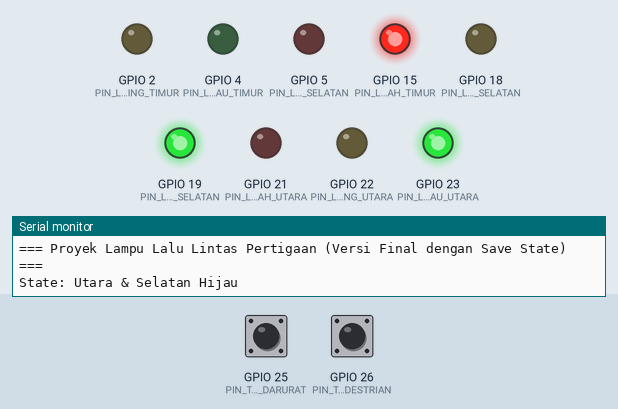
A sketch run on a simulated ESP32. Parts: output pins drawn as LEDs (lit = HIGH), the last lines printed to the serial monitor. Dashed ring = blinking. Inputs (shaded band) come from the test bench; at power-on: GPIO 25 (PIN_TOMBOL_DARURAT) HIGH, GPIO 26 (PIN_TOMBOL_PEDESTRIAN) HIGH.

Above: at 1.2 s.
1.3 s: GPIO 25 (PIN_TOMBOL_DARURAT) pulled LOW for 0.15 s
At 1.6 s:
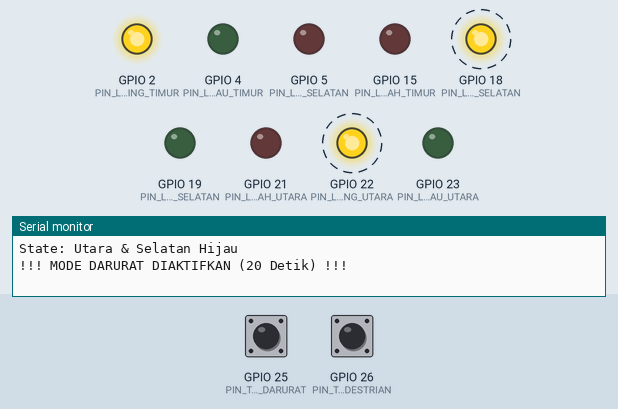
At 21.6 s:
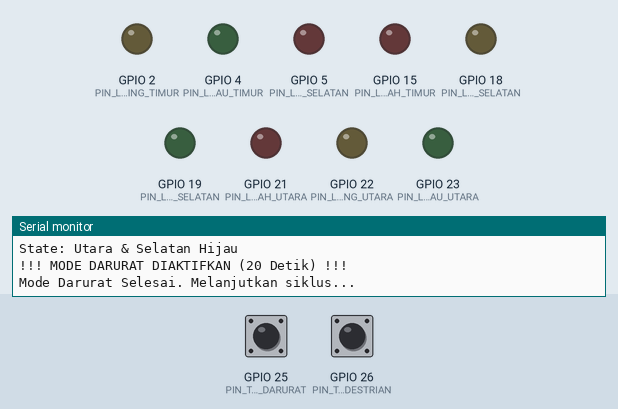
Timing chart, 0 to 44.8 s (numbered marks = the images above; inputs shaded):
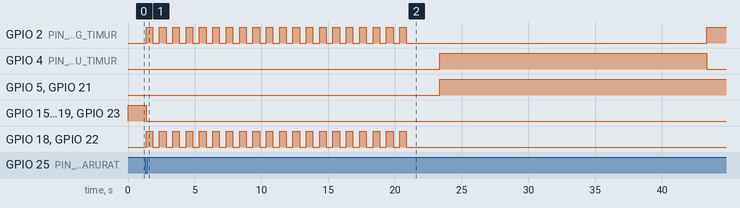

Measured:
- after the input at 1.3 s, GPIO 2 (PIN_LED_KUNING_TIMUR): goes 19 × (HIGH 0.50 s, LOW 0.50 s), HIGH 0.50 s, LOW 22.5 s, then HIGH, starting after 0.05 s; GPIO 4 (PIN_LED_HIJAU_TIMUR): LOW → HIGH after 22.1 s instead of 23.7 s
- by itself, GPIO 18 (PIN_LED_KUNING_SELATAN), GPIO 22 (PIN_LED_KUNING_UTARA): alternates HIGH for 0.50 s and LOW for 0.50 s, 40 changes in all, then stays LOW

The sketch:

pertigaan_t.ino
```cpp
/*
 * Proyek Lampu Lalu Lintas - Pertigaan (3-way T-Junction)
 * ESP32 Basic Version (Non-IoT) - VERSI FINAL DENGAN SAVE STATE
 * * Sistem traffic light pertigaan yang lengkap dengan fitur:
 * - 3 arah (Utara, Selatan, Timur)
 * - Menyimpan state terakhir sebelum mode darurat/pejalan kaki dan melanjutkannya
 * - Timing yang realistis untuk traffic flow
 * - Mode darurat berwaktu (20 detik) yang diaktifkan dengan tombol (Prioritas Tertinggi)
 * - Mode pejalan kaki berwaktu (15 detik) yang diaktifkan dengan tombol
 * * Komponen:
 * - ESP32 Dev Kit
 * - 9x LED (3x Merah, 3x Kuning, 3x Hijau)
 * - 9x Resistor 220Ω
 * - 2x Push Button
 * - Breadboard & Kabel Jumper
 * * Koneksi untuk Pertigaan (3 Set Lampu):
 * Set 1: Arah Utara
 * - Pin D23 -> LED Hijau Utara
 * - Pin D22 -> LED Kuning Utara
 * - Pin D21 -> LED Merah Utara
 * * Set 2: Arah Selatan
 * - Pin D19 -> LED Hijau Selatan
 * - Pin D18 -> LED Kuning Selatan
 * - Pin D5  -> LED Merah Selatan
 * * Set 3: Arah Timur
 * - Pin D4  -> LED Hijau Timur
 * - Pin D2  -> LED Kuning Timur
 * - Pin D15 -> LED Merah Timur
 * * Koneksi Tombol:
 * - Pin D25 -> Tombol Darurat -> GND
 * - Pin D26 -> Tombol Pejalan Kaki -> GND
 */

// Pin LED - 3 Set Lampu Lalu Lintas Pertigaan
// Set 1: Arah Utara
const int PIN_LED_HIJAU_UTARA = 23;
const int PIN_LED_KUNING_UTARA = 22;
const int PIN_LED_MERAH_UTARA = 21;

// Set 2: Arah Selatan
const int PIN_LED_HIJAU_SELATAN = 19;
const int PIN_LED_KUNING_SELATAN = 18;
const int PIN_LED_MERAH_SELATAN = 5;

// Set 3: Arah Timur
const int PIN_LED_HIJAU_TIMUR = 4;
const int PIN_LED_KUNING_TIMUR = 2;
const int PIN_LED_MERAH_TIMUR = 15;

// Pin untuk tombol
const int PIN_TOMBOL_DARURAT = 25;
const int PIN_TOMBOL_PEDESTRIAN = 26;

// State machine yang disederhanakan untuk pertigaan
enum TrafficState {
  // Siklus Utama
  STATE_NS_GREEN,
  STATE_NS_YELLOW,
  STATE_ALL_RED_1,  // Transisi dari Utara-Selatan ke Timur
  STATE_E_GREEN,
  STATE_E_YELLOW,
  STATE_ALL_RED_2,  // Transisi dari Timur kembali ke Utara-Selatan

  // Mode Khusus
  STATE_EMERGENCY,
  STATE_PEDESTRIAN
};

TrafficState currentState = STATE_ALL_RED_2; // Mulai dari state aman untuk memulai siklus dari awal
TrafficState lastNormalState = STATE_ALL_RED_2; // Variabel untuk menyimpan state sebelum interupsi
unsigned long lastStateChange = 0;

// Durasi setiap state (dalam milidetik)
const unsigned long DURASI_HIJAU_UTAMA = 20000;      // 20 detik untuk lurus
const unsigned long DURASI_KUNING = 3000;            // 3 detik
const unsigned long DURASI_TRANSISI_MERAH = 2000;    // 2 detik
const unsigned long DURASI_EMERGENCY = 20000;        // 20 detik untuk mode darurat
const unsigned long DURASI_PEDESTRIAN = 15000;       // 15 detik untuk mode pejalan kaki

// Mode flags
bool emergencyMode = false;
bool pedestrianMode = false;

// Variabel untuk mode darurat (blinking)
unsigned long lastBlinkTime = 0;
bool emergencyBlinkState = true;
const unsigned long BLINK_INTERVAL = 500; // interval kedip 500ms

// Variabel untuk debouncing tombol
unsigned long lastEmergencyDebounceTime = 0;
unsigned long lastPedestrianDebounceTime = 0;
unsigned long debounceDelay = 50; // 50ms debounce delay

int lastEmergencyButtonReading = HIGH;
int emergencyButtonState = HIGH;
int lastPedestrianButtonReading = HIGH;
int pedestrianButtonState = HIGH;


void setup() {
  Serial.begin(115200);
  Serial.println("=== Proyek Lampu Lalu Lintas Pertigaan (Versi Final dengan Save State) ===");

  // Setup pin LED sebagai output
  pinMode(PIN_LED_HIJAU_UTARA, OUTPUT);
  pinMode(PIN_LED_KUNING_UTARA, OUTPUT);
  pinMode(PIN_LED_MERAH_UTARA, OUTPUT);

  pinMode(PIN_LED_HIJAU_SELATAN, OUTPUT);
  pinMode(PIN_LED_KUNING_SELATAN, OUTPUT);
  pinMode(PIN_LED_MERAH_SELATAN, OUTPUT);

  pinMode(PIN_LED_HIJAU_TIMUR, OUTPUT);
  pinMode(PIN_LED_KUNING_TIMUR, OUTPUT);
  pinMode(PIN_LED_MERAH_TIMUR, OUTPUT);

  // Setup pin tombol sebagai input dengan pull-up internal
  pinMode(PIN_TOMBOL_DARURAT, INPUT_PULLUP);
  pinMode(PIN_TOMBOL_PEDESTRIAN, INPUT_PULLUP);

  // Matikan semua LED di awal dan mulai state pertama
  changeToNextState();
  lastStateChange = millis();
}

void loop() {
  unsigned long currentTime = millis();

  // 1. Cek input tombol
  checkEmergencyButton();
  checkPedestrianButton();

  // 2. Jalankan logika state machine
  // Logika khusus untuk blinking saat dalam mode darurat
  if (currentState == STATE_EMERGENCY) {
    if (currentTime - lastBlinkTime >= BLINK_INTERVAL) {
      emergencyBlinkState = !emergencyBlinkState;
      if (emergencyBlinkState) {
        turnOffAllLights();
        digitalWrite(PIN_LED_KUNING_UTARA, HIGH);
        digitalWrite(PIN_LED_KUNING_SELATAN, HIGH);
        digitalWrite(PIN_LED_KUNING_TIMUR, HIGH);
      } else {
        turnOffAllLights();
      }
      lastBlinkTime = currentTime;
    }
  }

  // Logika state machine non-blocking untuk semua siklus
  if (currentTime - lastStateChange >= getStateDuration()) {
    changeToNextState();
    lastStateChange = currentTime;
  }
}

void checkEmergencyButton() {
  // Mode darurat memiliki prioritas tertinggi dan dapat menginterupsi mode lain.
  int reading = digitalRead(PIN_TOMBOL_DARURAT);

  if (reading != lastEmergencyButtonReading) {
    lastEmergencyDebounceTime = millis();
  }

  if ((millis() - lastEmergencyDebounceTime) > debounceDelay) {
    if (reading != emergencyButtonState) {
      emergencyButtonState = reading;
      if (emergencyButtonState == LOW && !emergencyMode) {
        activateEmergencyMode();
      }
    }
  }
  lastEmergencyButtonReading = reading;
}

void checkPedestrianButton() {
  if (emergencyMode) return;

  int reading = digitalRead(PIN_TOMBOL_PEDESTRIAN);

  if (reading != lastPedestrianButtonReading) {
    lastPedestrianDebounceTime = millis();
  }

  if ((millis() - lastPedestrianDebounceTime) > debounceDelay) {
    if (reading != pedestrianButtonState) {
      pedestrianButtonState = reading;
      if (pedestrianButtonState == LOW && !pedestrianMode) {
        activatePedestrianMode();
      }
    }
  }
  lastPedestrianButtonReading = reading;
}


unsigned long getStateDuration() {
  switch (currentState) {
    case STATE_NS_GREEN:  return DURASI_HIJAU_UTAMA;
    case STATE_E_GREEN:   return DURASI_HIJAU_UTAMA;

    case STATE_NS_YELLOW: return DURASI_KUNING;
    case STATE_E_YELLOW:  return DURASI_KUNING;

    case STATE_ALL_RED_1: return DURASI_TRANSISI_MERAH;
    case STATE_ALL_RED_2: return DURASI_TRANSISI_MERAH;

    case STATE_EMERGENCY:  return DURASI_EMERGENCY;
    case STATE_PEDESTRIAN: return DURASI_PEDESTRIAN;

    default: return 2000; // Durasi default jika terjadi error
  }
}

TrafficState determineNextStateAfterInterruption() {
    // Fungsi ini menentukan state selanjutnya setelah interupsi,
    // memastikan siklus berlanjut dengan benar.
    switch (lastNormalState) {
        case STATE_NS_GREEN:
        case STATE_NS_YELLOW:
            return STATE_ALL_RED_1; // Lanjut ke fase Timur

        case STATE_E_GREEN:
        case STATE_E_YELLOW:
            return STATE_ALL_RED_2; // Lanjut kembali ke fase Utara-Selatan

        // Jika interupsi terjadi saat semua lampu merah, lanjutkan ke state berikutnya yang sesuai
        case STATE_ALL_RED_1: return STATE_E_GREEN;
        case STATE_ALL_RED_2: return STATE_NS_GREEN;

        default:
            return STATE_ALL_RED_2; // Default aman
    }
}


void changeToNextState() {
  turnOffAllLights();

  TrafficState nextState;

  switch (currentState) {
    case STATE_EMERGENCY:
      emergencyMode = false; // Nonaktifkan flag darurat
      nextState = determineNextStateAfterInterruption();
      Serial.println("Mode Darurat Selesai. Melanjutkan siklus...");
      break;

    case STATE_PEDESTRIAN:
      pedestrianMode = false; // Nonaktifkan flag pejalan kaki
      nextState = determineNextStateAfterInterruption();
      Serial.println("Mode Pejalan Kaki Selesai. Melanjutkan siklus...");
      break;

    case STATE_ALL_RED_2: // Kondisi awal atau akhir dari siklus
      nextState = STATE_NS_GREEN;
      Serial.println("State: Utara & Selatan Hijau");
      digitalWrite(PIN_LED_HIJAU_UTARA, HIGH);
      digitalWrite(PIN_LED_HIJAU_SELATAN, HIGH);
      digitalWrite(PIN_LED_MERAH_TIMUR, HIGH);
      break;

    case STATE_NS_GREEN:
      nextState = STATE_NS_YELLOW;
      Serial.println("State: Utara & Selatan Kuning");
      digitalWrite(PIN_LED_KUNING_UTARA, HIGH);
      digitalWrite(PIN_LED_KUNING_SELATAN, HIGH);
      digitalWrite(PIN_LED_MERAH_TIMUR, HIGH);
      break;

    case STATE_NS_YELLOW:
      nextState = STATE_ALL_RED_1;
      Serial.println("State: Semua Merah (Transisi)");
      setAllRed();
      break;

    case STATE_ALL_RED_1:
      nextState = STATE_E_GREEN;
      Serial.println("State: Timur Hijau");
      digitalWrite(PIN_LED_MERAH_UTARA, HIGH);
      digitalWrite(PIN_LED_MERAH_SELATAN, HIGH);
      digitalWrite(PIN_LED_HIJAU_TIMUR, HIGH);
      break;

    case STATE_E_GREEN:
      nextState = STATE_E_YELLOW;
      Serial.println("State: Timur Kuning");
      digitalWrite(PIN_LED_MERAH_UTARA, HIGH);
      digitalWrite(PIN_LED_MERAH_SELATAN, HIGH);
      digitalWrite(PIN_LED_KUNING_TIMUR, HIGH);
      break;

    case STATE_E_YELLOW:
      nextState = STATE_ALL_RED_2;
      Serial.println("State: Semua Merah (Transisi)");
      setAllRed();
      break;

    default: // Jika terjadi state yang tidak diketahui, kembali ke awal siklus
      nextState = STATE_ALL_RED_2;
      setAllRed();
      break;
  }

  // Panggil state selanjutnya secara langsung jika state saat ini bukan mode khusus
  if (currentState != STATE_EMERGENCY && currentState != STATE_PEDESTRIAN) {
      currentState = nextState;
      // Aktifkan lampu berdasarkan state baru
      switch (currentState) {
          case STATE_NS_GREEN:
              digitalWrite(PIN_LED_HIJAU_UTARA, HIGH);
              digitalWrite(PIN_LED_HIJAU_SELATAN, HIGH);
              digitalWrite(PIN_LED_MERAH_TIMUR, HIGH);
              break;
          case STATE_NS_YELLOW:
              digitalWrite(PIN_LED_KUNING_UTARA, HIGH);
              digitalWrite(PIN_LED_KUNING_SELATAN, HIGH);
              digitalWrite(PIN_LED_MERAH_TIMUR, HIGH);
              break;
          case STATE_E_GREEN:
              digitalWrite(PIN_LED_MERAH_UTARA, HIGH);
              digitalWrite(PIN_LED_MERAH_SELATAN, HIGH);
              digitalWrite(PIN_LED_HIJAU_TIMUR, HIGH);
              break;
          case STATE_E_YELLOW:
              digitalWrite(PIN_LED_MERAH_UTARA, HIGH);
              digitalWrite(PIN_LED_MERAH_SELATAN, HIGH);
              digitalWrite(PIN_LED_KUNING_TIMUR, HIGH);
              break;
          case STATE_ALL_RED_1:
          case STATE_ALL_RED_2:
              setAllRed();
              break;
      }
  } else {
      currentState = nextState;
  }
}

void turnOffAllLights() {
  digitalWrite(PIN_LED_HIJAU_UTARA, LOW);
  digitalWrite(PIN_LED_KUNING_UTARA, LOW);
  digitalWrite(PIN_LED_MERAH_UTARA, LOW);

  digitalWrite(PIN_LED_HIJAU_SELATAN, LOW);
  digitalWrite(PIN_LED_KUNING_SELATAN, LOW);
  digitalWrite(PIN_LED_MERAH_SELATAN, LOW);

  digitalWrite(PIN_LED_HIJAU_TIMUR, LOW);
  digitalWrite(PIN_LED_KUNING_TIMUR, LOW);
  digitalWrite(PIN_LED_MERAH_TIMUR, LOW);
}

void setAllRed() {
  digitalWrite(PIN_LED_MERAH_UTARA, HIGH);
  digitalWrite(PIN_LED_MERAH_SELATAN, HIGH);
  digitalWrite(PIN_LED_MERAH_TIMUR, HIGH);
}

void activateEmergencyMode() {
  if (!emergencyMode) {
    lastNormalState = currentState; // Simpan state saat ini
  }
  pedestrianMode = false;
  emergencyMode = true;
  currentState = STATE_EMERGENCY;
  lastStateChange = millis();
  lastBlinkTime = millis();
  emergencyBlinkState = true;
  Serial.println("!!! MODE DARURAT DIAKTIFKAN (20 Detik) !!!");

  turnOffAllLights();
  digitalWrite(PIN_LED_KUNING_UTARA, HIGH);
  digitalWrite(PIN_LED_KUNING_SELATAN, HIGH);
  digitalWrite(PIN_LED_KUNING_TIMUR, HIGH);
}

void activatePedestrianMode() {
  if (!pedestrianMode) {
    lastNormalState = currentState; // Simpan state saat ini
  }
  pedestrianMode = true;
  currentState = STATE_PEDESTRIAN;
  lastStateChange = millis();
  Serial.println(">>> MODE PEJALAN KAKI DIAKTIFKAN (15 Detik) <<<");

  turnOffAllLights();
  setAllRed();
}
```
